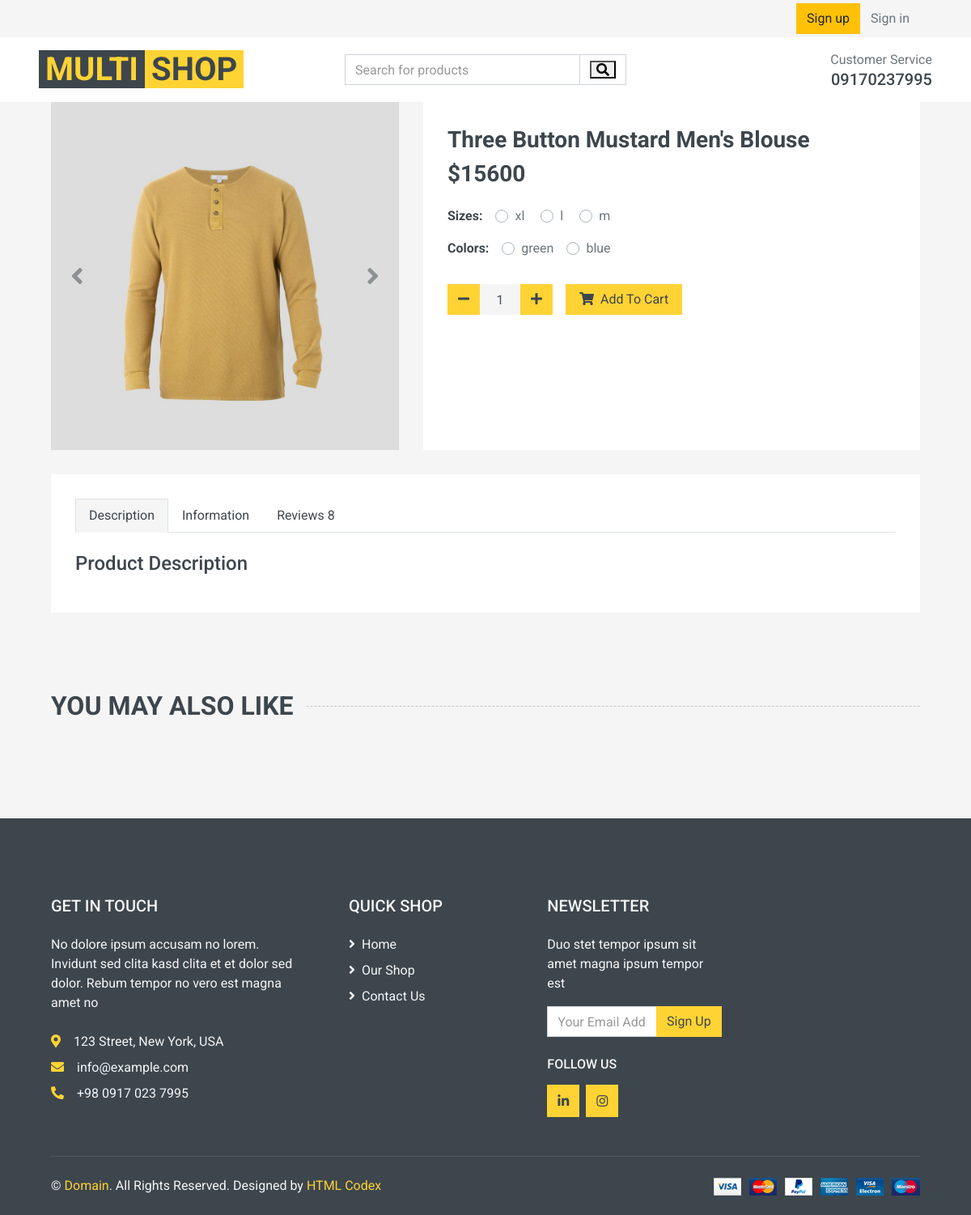
Screenshot of /product/detail/10 with the database file from the repository.
### product/models.py (models this page shows, shortened)
class Product(models.Model):
    featured = models.BooleanField(default=False)
    title = models.CharField(max_length=100, blank=True, null=True)
    category = models.ManyToManyField(Category, null=True, blank=True)
    description = models.TextField(null=True, blank=True)
    price = models.IntegerField(null=True, blank=True)
    discount = models.SmallIntegerField(null=True, blank=True)
    image = models.ImageField(null=True)
    size = models.ManyToManyField(Size, related_name="products", null=True, blank=True)
    color = models.ManyToManyField(Color, related_name="color", blank=True, null=True)
    status = models.BooleanField(null=True, default=True)
    created_at = models.DateTimeField(auto_now_add=True, blank=True, null=True)

class Size(models.Model):
    title = models.CharField(max_length=10)

class Color(models.Model):
    title = models.CharField(max_length=10)

### product/views.py (the view, shortened to what this page needs)
# urls.py: path("product/detail/<int:pk>", views.ProductDetailCommentView.as_view(), name='product_detail'),
class ProductDetailCommentView(View):
    def get(self, request, pk):
        global product
        product = get_object_or_404(Product, id=pk)
        comment = Comment.objects.filter(active=True)
        form = CommentForm
        global context
        context = {
            'product': product,
            'comment': comment,
            'form': form
        }
        return render(request, 'product/product_detail.html', context)

### context_processrs/context_procssers.py (called while the page is built)
def number_product_user(request):
    order = OrderItem.objects.all()
    return {'number_product': order}

def featured_category(request):
    category = Category.objects.filter(featured=True).order_by('-created_at')[:3]
    return {"fc": category}

def featured_product_list(request):
    featured = Product.objects.filter(featured=True)
    return {"fp": featured}

def recent_product(request):
    recent_product_list = Product.objects.filter(status=True).order_by('-created_at')[:15]
    return {"rp": recent_product_list}

def featured_product(request):
    featured = Product.objects.filter(featured=True).order_by('-created_at')
    return {"fp_s": featured}

### product/templates/product/product_detail.html (shortened to what this page needs)
{% extends "base.html" %}
{% load static %}
{% load cache %}
{% block main %}
    <div class="container-fluid pb-5">
        <div class="row px-xl-5">
            <div class="col-lg-5 mb-30">
                <div id="product-carousel" class="carousel slide" data-ride="carousel">
                    <div class="carousel-inner bg-light">
                        <div class="carousel-item active">
                            <img class="w-100 h-30" src="{{ product.image.url }}" alt="Image">
                        </div>
                    </div>
                    <a class="carousel-control-prev" href="#product-carousel" data-slide="prev">
                        <i class="fa fa-2x fa-angle-left text-dark"></i>
                    </a>
                    <a class="carousel-control-next" href="#product-carousel" data-slide="next">
                        <i class="fa fa-2x fa-angle-right text-dark"></i>
                    </a>
                </div>
            </div>
            <div class="col-lg-7 h-auto mb-30">
                <div class="h-100 bg-light p-30">
                    <h3>{{ product.title }}</h3>
                    <h3 class="font-weight-semi-bold mb-4">${{ product.price }}</h3>
                    <div class="d-flex mb-3">
                        {% if product.size.all %}
                            <strong class="text-dark mr-3">Sizes:</strong>
                            <form method="post" action="{% url "cart:cart_add" product.id %}">
                            {% for size in product.size.all %}
                                <div class="custom-control custom-radio custom-control-inline">
                                    <label class="custom-control-label"
                                           for="{{ size.title }}">{{ size.title }}</label>
                                </div>
                            {% endfor %}
                        {% endif %}
                    </div>
                    <div class="d-flex mb-4">
                        <strong class="text-dark mr-3">Colors:</strong>
                        {% for color in product.color.all %}
                            <div class="custom-control custom-radio custom-control-inline">
                                <label class="custom-control-label" for="{{ color.title }}">{{ color.title }}</label>
                            </div>
                        {% endfor %}
                    </div>
                    <div class="d-flex align-items-center mb-4 pt-2">
                        <div class=" input-group quantity mr-3" style="width: 130px;">
                            <div class="input-group-btn">
                                <button type="button" class="btn btn-primary btn-minus quantity">
                                    <i class="fa fa-minus"></i>
                                </button>
                            </div>
                            <input type="text" name="quantity" class="form-control bg-secondary border-0 text-center"
                                   value="1">
                            <div class="input-group-btn">
                                <button type="button" class="btn btn-primary btn-plus quantity">
                                    <i class="fa fa-plus"></i>
                                </button>
                            </div>
                        </div>
                        <button class="btn btn-primary px-3"><i class="fa fa-shopping-cart mr-1"></i> Add To
                            Cart
                        </button>
                    </div>
                </div>
            </div>
        </div>
        <div class="row px-xl-5">
            <div class="col">
                <div class="bg-light p-30">
                    <div class="nav nav-tabs mb-4">
                        <a class="nav-item nav-link text-dark active" data-toggle="tab"
                           href="#tab-pane-1">Description</a>
                        <a class="nav-item nav-link text-dark" data-toggle="tab" href="#tab-pane-2">Information</a>
                        <a class="nav-item nav-link text-dark" data-toggle="tab"
                           href="#tab-pane-3">Reviews {{ comment.count }}</a>
                    </div>
                    <div class="tab-content">
                        <div class="tab-pane fade show active" id="tab-pane-1">
                            <h4 class="mb-3">Product Description</h4>
                        </div>
                    </div>
                </div>
            </div>
        </div>
    </div>
    <div class="container-fluid py-5">
        <h2 class="section-title position-relative text-uppercase mx-xl-5 mb-4"><span class="bg-secondary pr-3">You May Also Like</span>
        </h2>
    </div>
{% endblock %}

### rows the page displays
Product: image (picture), title "Three Button Mustard Men's Blouse", price "15600"
Size: title "xl"
Size: title "l"
Size: title "m"
Color: title "green"
Color: title "blue"

### other values shown
{{ comment.count }} "8"
